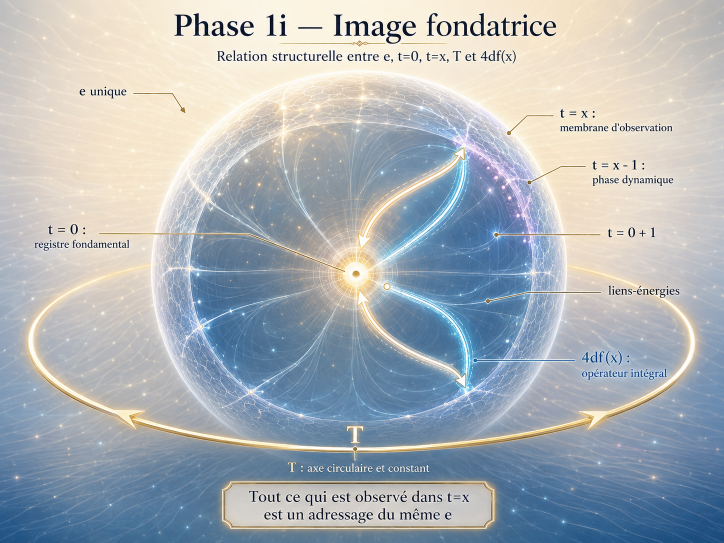
#> input picture images/00_image_fondatrice.png, 1448 x 1086 px (shown at 1/2 size); its folder holds 4 pictures in this run
$ python build_image_catalog.py
#> lines starting #> are read from the running program, lines starting #| are printed output that depends on the picture
"""Build a single contact-sheet PNG of all 28 images with their filename labels.

Goal: upload this catalog ONCE to ChatGPT (or any AI tool), then refer to
images by their canonical filename (e.g. "image A5") and the AI knows which
one you mean.

- Reads:  docs/univers/images/*.png  (28 images)
- Writes: docs/_methodology/images_catalog.png

Layout: 4 columns x 7 rows, each cell = 460px wide thumbnail + filename label.
"""

from pathlib import Path
from PIL import Image, ImageDraw, ImageFont

ROOT = Path(__file__).resolve().parents[1]          # docs/
IMG_DIR = ROOT / "univers" / "images"
OUT_PATH = Path(__file__).parent / "images_catalog.png"

# Grid
COLS = 4
THUMB_W = 460
LABEL_H = 38
PAD = 18
TITLE_H = 64
BG = (10, 10, 15)
LABEL_BG = (20, 20, 28)
LABEL_FG = (255, 183, 77)
TITLE_FG = (232, 232, 234)


def load_font(size: int) -> ImageFont.FreeTypeFont:
    candidates = [
        "C:/Windows/Fonts/segoeui.ttf",
        "C:/Windows/Fonts/arial.ttf",
        "/usr/share/fonts/truetype/dejavu/DejaVuSans.ttf",
    ]
    for c in candidates:
        if Path(c).exists():
            return ImageFont.truetype(c, size)
    return ImageFont.load_default()


def main():
    pngs = sorted(IMG_DIR.glob("*.png"))
    if not pngs:
        raise SystemExit(f"No PNG found in {IMG_DIR}")
    print(f"Found {len(pngs)} images")

    # Compute thumbnail height from the largest aspect ratio so all cells line up.
    # Use the first image as the reference; resize each to fit (THUMB_W, thumb_h)
    # preserving its own aspect ratio, centered in the cell.
    sample = Image.open(pngs[0])
#> sample is the input picture: PIL image 1448x1086 RGB; mean R, G, B 171.3, 178.3, 183.8
    aspect_ref = sample.height / sample.width
#> aspect_ref = 0.75
    THUMB_H = int(THUMB_W * aspect_ref)
#> THUMB_H = 345

    rows = (len(pngs) + COLS - 1) // COLS
    cell_w = THUMB_W + 2 * PAD
    cell_h = THUMB_H + LABEL_H + 2 * PAD
#> cell_h = 419
    width = COLS * cell_w
    height = TITLE_H + rows * cell_h
#> height = 483

    canvas = Image.new("RGB", (width, height), BG)
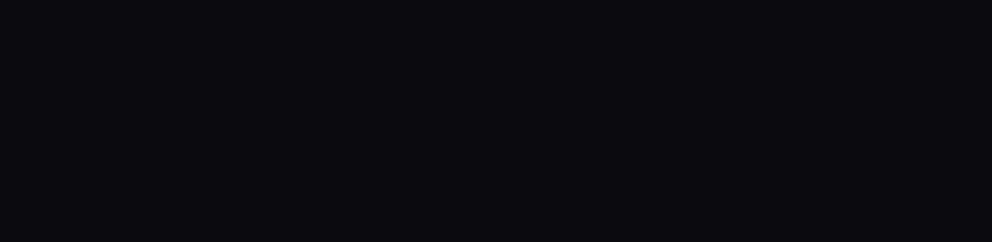
#> canvas: PIL image 1984x483 RGB (shown at 1/2 size); mean R, G, B 10, 10, 15
    draw = ImageDraw.Draw(canvas)

    # Title bar
    title_font = load_font(28)
    draw.text(
        (PAD, PAD // 2),
        f"Catalogue des images — modele cosmologique structurel  ({len(pngs)} images)",
        font=title_font,
        fill=TITLE_FG,
    )

    label_font = load_font(15)

    for i, png in enumerate(pngs):
        r, c = divmod(i, COLS)
        x0 = c * cell_w
        y0 = TITLE_H + r * cell_h
#> y0 = 64

        # Open + fit
        img = Image.open(png).convert("RGB")
        img.thumbnail((THUMB_W, THUMB_H), Image.LANCZOS)
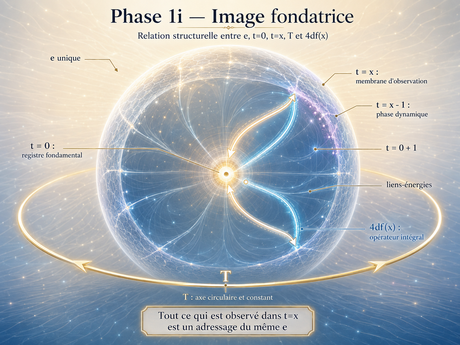
#> img: PIL image 460x345 RGB; mean R, G, B 171.2, 178.3, 183.8
        # Center the (possibly smaller) thumb in the cell area
        thumb_x = x0 + PAD + (THUMB_W - img.width) // 2
#> thumb_x = 18
        thumb_y = y0 + PAD + (THUMB_H - img.height) // 2
#> thumb_y = 82
        canvas.paste(img, (thumb_x, thumb_y))
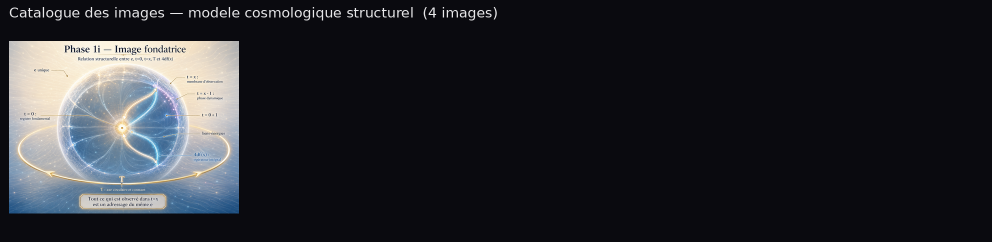
#> canvas: PIL image 1984x483 RGB (shown at 1/2 size); mean R, G, B 37.9, 39, 44.1

        # Label background strip
        label_y = y0 + PAD + THUMB_H
#> label_y = 427
        draw.rectangle(
            [(x0 + PAD, label_y), (x0 + PAD + THUMB_W, label_y + LABEL_H)],
            fill=LABEL_BG,
        )
        # Filename centered in the label strip
        text = png.name
        bbox = draw.textbbox((0, 0), text, font=label_font)
#> bbox = (0, 3, 190, 18)
        text_w = bbox[2] - bbox[0]
#> text_w = 190
        text_h = bbox[3] - bbox[1]
#> text_h = 15
        tx = x0 + PAD + (THUMB_W - text_w) // 2
#> tx = 153
        ty = label_y + (LABEL_H - text_h) // 2 - 2
#> ty = 436
        draw.text((tx, ty), text, font=label_font, fill=LABEL_FG)

        print(f"  [{i+1:2d}/{len(pngs)}] {png.name}")
#> pass 2 of the loop in main, `for i, png in enumerate(pngs):`:
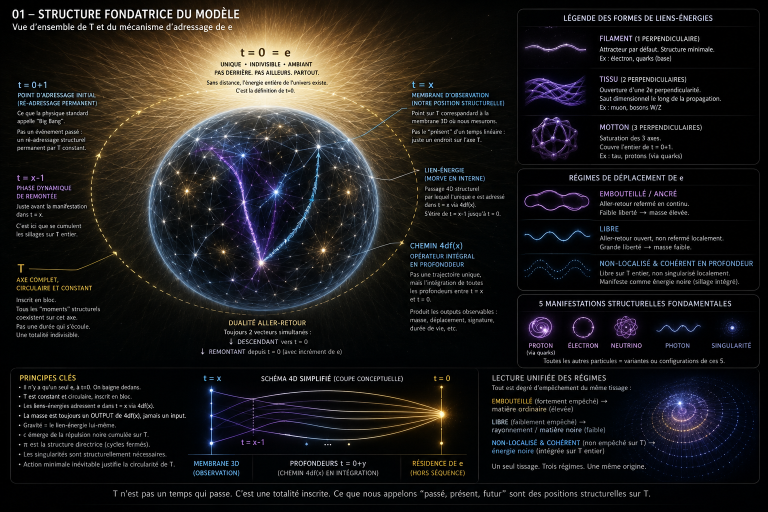
#> input picture images/01_structure_fondatrice.png, 1536 x 1024 px (shown at 1/2 size)
#> in main, img is the input picture: PIL image 1536x1024 RGB; mean R, G, B 30.4, 28.5, 27.4
#> in main, `img.thumbnail((THUMB_W, THUMB_H), Image.LANCZOS)`:
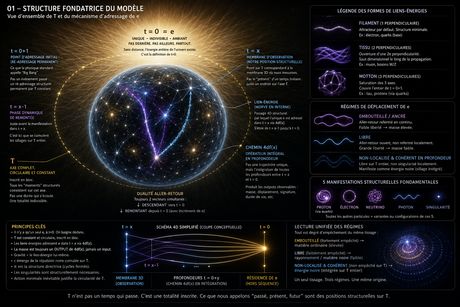
#> img: PIL image 460x307 RGB; mean R, G, B 30.7, 28.8, 27.6
#> in main, `canvas.paste(img, (thumb_x, thumb_y))`:
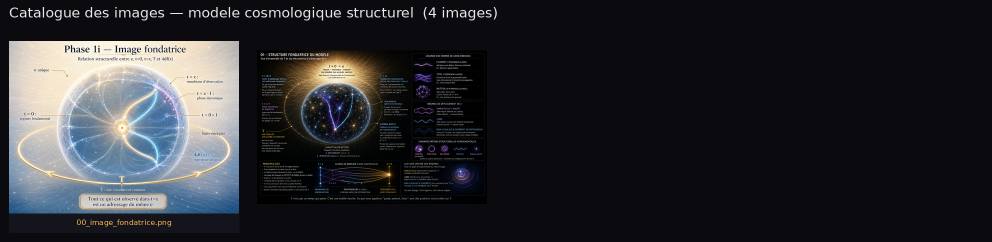
#> canvas: PIL image 1984x483 RGB (shown at 1/2 size); mean R, G, B 41.2, 42.1, 46.2
#> bbox = (0, 3, 212, 18)
#> text_w = 212
#> tx = 638
#> pass 3 of the loop in main, `for i, png in enumerate(pngs):`:
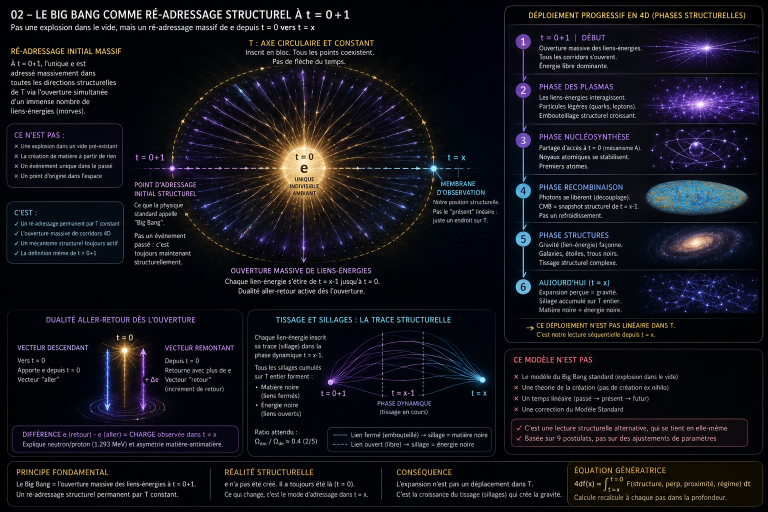
#> input picture images/02_big_bang_re_adressage.png, 1536 x 1024 px (shown at 1/2 size)
#> in main, img is the input picture: PIL image 1536x1024 RGB; mean R, G, B 19.9, 19.9, 26.7
#> in main, `img.thumbnail((THUMB_W, THUMB_H), Image.LANCZOS)`:
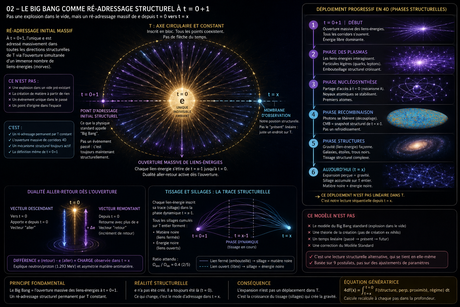
#> img: PIL image 460x307 RGB; mean R, G, B 20.2, 20, 26.8
#> in main, `canvas.paste(img, (thumb_x, thumb_y))`:
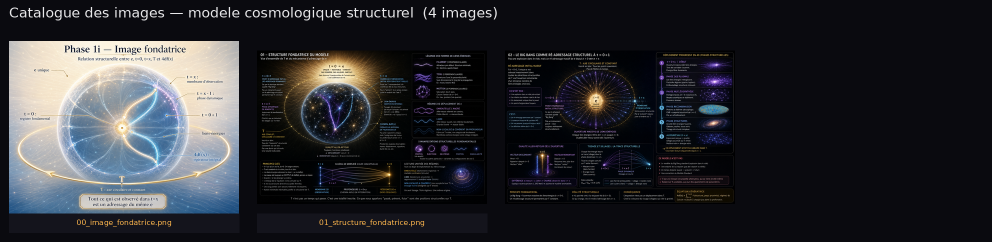
#> canvas: PIL image 1984x483 RGB (shown at 1/2 size); mean R, G, B 43.1, 43.9, 48.2
#> bbox = (0, 3, 236, 18)
#> text_w = 236
#> tx = 1122
#> the loop made 4 passes; the first 3 are shown

    canvas.save(OUT_PATH, format="PNG", optimize=True)
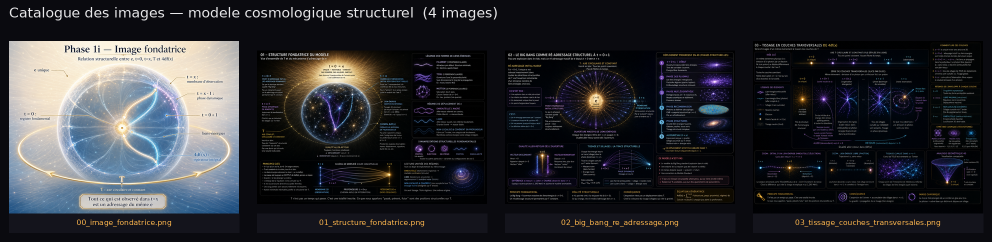
#> saved as images_catalog.png: PIL image 1984x483 RGB (shown at 1/2 size); mean R, G, B 44.1, 45.1, 49.5
#> (the run stopped early here; a loop or call above may not have finished)
